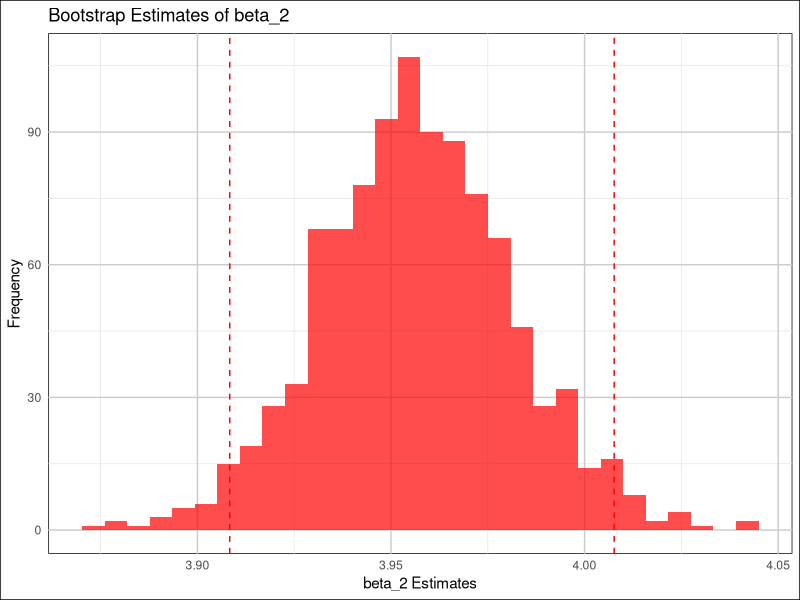
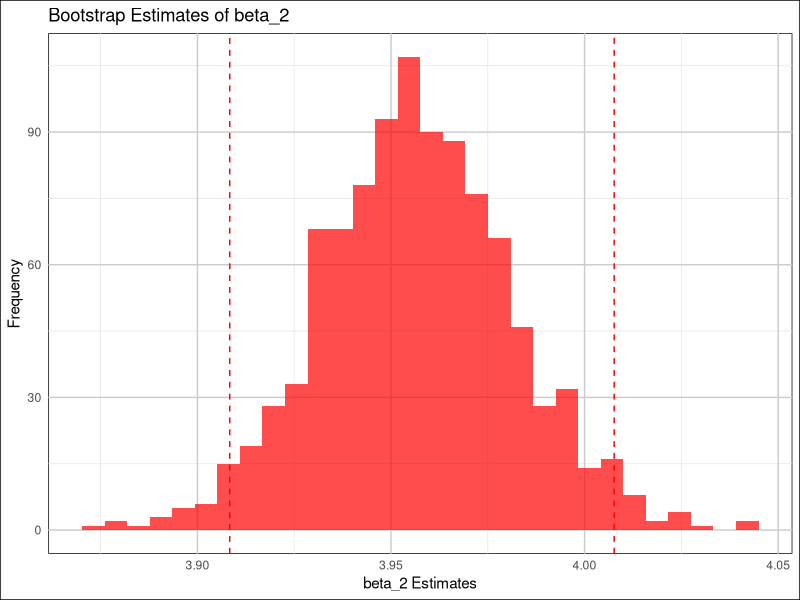

Write R code to recreate these figures, in order.
## Generating a bootstrap confidence interval for a regression
library(ggplot2)

# generate data
set.seed(123)
X <- runif(20,0,30)
epsilon <- rnorm(20)
Y <- 4*X+epsilon
data <- data.frame(X=X,Y=Y)

# Standard reg with confidence intervals from distributional assumption on epsilon/Asymptotics:
reg <- lm(Y ~ X,data=data)
summary(reg)

# Bootstrap
beta_2 <- 3.997
M <- 1000
n <- nrow(data)
beta_est <- matrix(numeric(M))
alpha <- 0.05

# Define bootstrap function that gives the estimate
bootstrap_func <- function(data){
        bootstrap_sample <- data[sample(1:n,n,replace=TRUE),]
        reg_m <- lm(Y ~ X, data=bootstrap_sample)
        beta_est <- coef(reg_m)["X"]
        return(beta_est)
}

for (i in 1:M){
    beta_est[i] <- bootstrap_func(data)
}

beta_ci <- quantile(beta_est,c(alpha/2,1-alpha/2))
print(beta_ci)
hist <- ggplot(data.frame(beta_est), aes(x = beta_est)) +
  geom_histogram(bins = 30, fill="red", alpha = 0.7) +
  geom_vline(xintercept = beta_ci, col = "red", lty = 2) +
  labs(title = "Bootstrap Estimates of beta_2",
       x = "beta_2 Estimates",
       y = "Frequency") +
  theme_minimal() +
  theme(
    panel.background = element_rect(fill = "white"),
    plot.background = element_rect(fill = "white"),
    panel.grid.major = element_line(color = "grey80"),
    panel.grid.minor = element_line(color = "grey90")
  )  

print(hist)
ggsave("bootstrap_est_reg.png",plot=hist,path="C:/Users/jonas/Documents/Economics Bonn/Computational Statistics")
